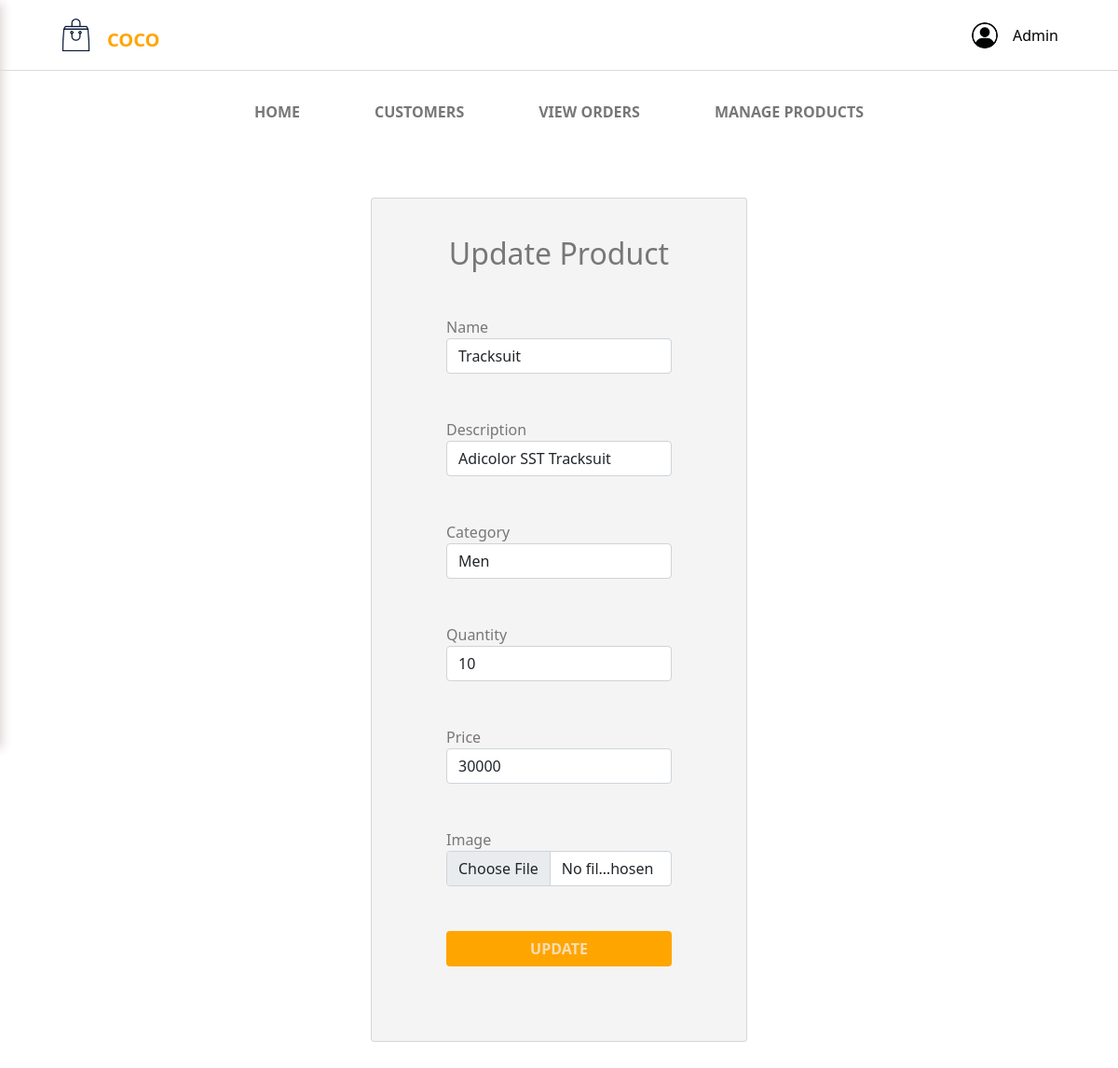
The page /update-product/1 (signed in) on the database its author committed.
### ecom/models.py (models this page shows, shortened)
class Product(models.Model):
    name=models.CharField(max_length=40)
    product_image= models.ImageField(upload_to='product_image/',null=True,blank=True)
    category= models.ForeignKey(Category,on_delete=models.CASCADE,default=True,null=False)
    price = models.PositiveIntegerField()
    description=models.CharField(max_length=40)
    quantity = models.PositiveIntegerField()
    size_variant = models.ManyToManyField(SizeVariant , blank=True)

### ecom/views.py (the view)
# urls.py: path('update-product/<int:pk>', views.update_product_view,name='update-product'),
@login_required(login_url='adminlogin')
def update_product_view(request,pk):
    product=models.Product.objects.get(id=pk)
    productForm=forms.ProductForm(instance=product)
    if request.method=='POST':
        productForm=forms.ProductForm(request.POST,request.FILES,instance=product)
        if productForm.is_valid():
            productForm.save()
            return redirect('admin-products')
    return render(request,'ecom/admin_update_product.html',{'productForm':productForm})

### ecom/forms.py
class ProductForm(forms.ModelForm):
    product_image = forms.ImageField(label='Company Logo',required=False, error_messages = {'invalid':"Image files only"}, widget=forms.FileInput)
    class Meta:
        model=models.Product
        widgets = {
            'category': forms.Select(attrs={'class':'form.control'})
        }
        fields=['name','price','description','category','product_image','quantity']

### ecom/models.py (called while the page is built)
    def __str__(self):
        return self.name

### templates/ecom/admin_update_product.html (shortened to what this page needs)
{% extends 'ecom/admin_base.html' %}
{% load widget_tweaks %}
{% block content %}
<head>
  <link href="../../static/css/login.css" rel="stylesheet" type="text/css" />
</head>
<body>
    <div class="container col-xl-5 col-lg-6 col-md-8 col-sm-10 p-5">
      <div class="card admin-cards text-colors">
        <form class="px-5 pb-5" method="post" enctype="multipart/form-data">
          <h2 class="text-center p-3 mt-4">Update Product</h2>
          <div class="form-group p-3 m-3">
            <label>Name</label>
            {% render_field productForm.name class="form-control" placeholder="Product Name" %}
          </div>
          <div class="form-group p-3 m-3">
            <label>Description</label>
            {% render_field productForm.description class="form-control" placeholder="Description" %}
          </div>
          <div class="form-group p-3 m-3">
            <label>Category</label>
            {% render_field productForm.category class="form-control" placeholder="Category" %}
            </div>
            <div class="form-group p-3 m-3">
              <label>Quantity</label>
              {% render_field productForm.quantity class="form-control" autocomplete="off" placeholder="0" %}
            </div>
          <div class="form-group p-3 m-3">
            <label>Price</label>
            {% render_field productForm.price class="form-control" placeholder="Price" %}
          </div>
          <div class="form-group p-3 m-3">
            <label>Image</label>
            {% render_field productForm.product_image class="form-control" placeholder="product_image" %}
          </div>
          <div class="d-grid p-3 m-3">
            <button
              type="submit"
              class="btn btn-block fw-bold text-uppercase submit-btns"
            >
              Update
            </button>
          </div>
        </form>
      </div>
    </div>
</body>
{% endblock content %}

### static/css/homebase.css (style rules this page uses)
form { margin-bottom: 0; }
body { background-color: rgb(255, 255, 255); }

### static/css/login.css (style rules this page uses)
.text-colors { color: #777; }
.admin-cards { background-color: #f4f4f4 !important; }
.submit-btns { color: wheat !important; background-color: orange !important; }

### rows shown on the page
Product: name "Tracksuit", description "Adicolor SST Tracksuit", category "Men", quantity "10", price "30000"
